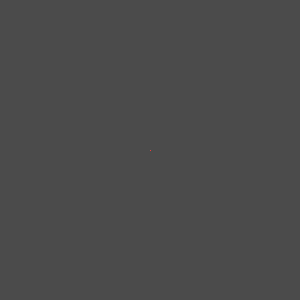
Frame 1 (no input)
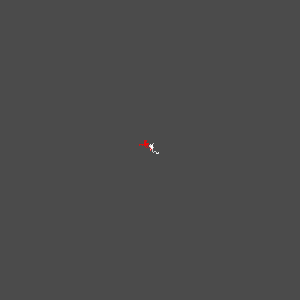
Frame 60 (the mouse pressed at the canvas centre just before this capture)
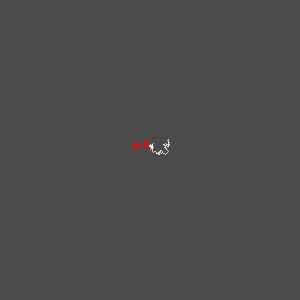
Frame 120 (the mouse held since frame 60 and released just before this capture)

The Processing sketch that drew these frames (run headless with seeded random() and noise(); from frame 60 on, the mouse is pressed at the canvas centre):

// Processing sketch: random_walker_9
// ── random_walker_9.pde
/***************************************
Random Walker V2 - from @shiffman
Esta versión utiliza nuevo posibles
posiciones incluida no moverse

Mg. Fausto M. Lagos S.
@piratax007 - 2018
GNU GPLV3+
***************************************/

walker w1;
walker w2;

void setup(){
  size(300, 300);
  background(75);
  w1 = new walker();
  w2 = new walker(color(255, 0, 0));
}

void draw(){
  w1.display();
  w2.display();
  w1.walk();
  w2.walk();
}
// ── walker.pde
class walker{
  float x, y;
  color walkerColor;
  
  walker(){
    x = width / 2;
    y = height / 2;
    walkerColor = 255;
  }
  
  walker(color Color){
    x = width / 2;
    y = height / 2;
    walkerColor = Color;
  }
  
  void display(){
    stroke(walkerColor);
    point(x, y);
  }
  
  void walk(){
    int xStep = int(random(3)) - 1;
    int yStep = int(random(3)) - 1;
    
    x += xStep;
    y += yStep;
    
    x = constrain(x, 0, width - 1);
    y = constrain(y, 0, height - 1);
  }
}
